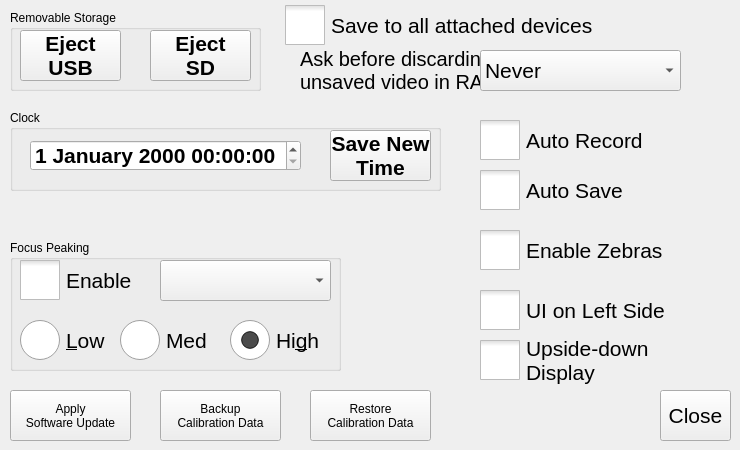
   <widget class="QWidget" name="tabMain">
    <attribute name="title">
     <string>Main</string>
    </attribute>
    <widget class="QPushButton" name="cmdSWUpdate">
     <property name="geometry">
      <rect>
       <x>10</x>
       <y>390</y>
       <width>121</width>
       <height>51</height>
      </rect>
     </property>
     <property name="text">
      <string>Apply
Software Update</string>
     </property>
    </widget>
    <widget class="QGroupBox" name="groupBoxClock">
     <property name="geometry">
      <rect>
       <x>10</x>
       <y>110</y>
       <width>431</width>
       <height>81</height>
      </rect>
     </property>
     <property name="title">
      <string>Clock</string>
     </property>
     <widget class="QDateTimeEdit" name="dateTimeEdit">
      <property name="geometry">
       <rect>
        <x>20</x>
        <y>30</y>
        <width>271</width>
        <height>31</height>
       </rect>
      </property>
      <property name="font">
       <font>
        <pointsize>16</pointsize>
        <weight>75</weight>
        <bold>true</bold>
       </font>
      </property>
      <property name="displayFormat">
       <string>d MMMM yyyy hh:mm:ss</string>
      </property>
     </widget>
     <widget class="QPushButton" name="cmdSetClock">
      <property name="geometry">
       <rect>
        <x>320</x>
        <y>20</y>
        <width>101</width>
        <height>51</height>
       </rect>
      </property>
      <property name="font">
       <font>
        <pointsize>16</pointsize>
        <weight>75</weight>
        <bold>true</bold>
       </font>
      </property>
      <property name="text">
       <string>Save New
Time</string>
      </property>
     </widget>
    </widget>
    <widget class="QPushButton" name="cmdClose">
     <property name="geometry">
      <rect>
       <x>660</x>
       <y>390</y>
       <width>71</width>
       <height>51</height>
      </rect>
     </property>
     <property name="font">
      <font>
       <pointsize>16</pointsize>
      </font>
     </property>
     <property name="text">
      <string>Close</string>
     </property>
    </widget>
    <widget class="QGroupBox" name="grpFocus">
     <property name="geometry">
      <rect>
       <x>10</x>
       <y>240</y>
       <width>331</width>
       <height>131</height>
      </rect>
     </property>
     <property name="title">
      <string>Focus Peaking</string>
     </property>
     <widget class="QCheckBox" name="chkFPEnable">
      <property name="geometry">
       <rect>
        <x>10</x>
        <y>20</y>
        <width>131</width>
        <height>41</height>
       </rect>
      </property>
      <property name="font">
       <font>
        <pointsize>16</pointsize>
       </font>
      </property>
      <property name="styleSheet">
       <string notr="true">QCheckBox::indicator {
     width: 40px;
     height: 40px;
}</string>
      </property>
      <property name="text">
       <string>Enable</string>
      </property>
      <property name="tristate">
       <bool>false</bool>
      </property>
     </widget>
     <widget class="QComboBox" name="comboFPColor">
      <property name="geometry">
       <rect>
        <x>150</x>
        <y>20</y>
        <width>171</width>
        <height>41</height>
       </rect>
      </property>
      <property name="font">
       <font>
        <pointsize>16</pointsize>
        <weight>75</weight>
        <italic>true</italic>
        <bold>true</bold>
       </font>
      </property>
     </widget>
     <widget class="QRadioButton" name="radioFPSensLow">
      <property name="geometry">
       <rect>
        <x>10</x>
        <y>80</y>
        <width>101</width>
        <height>41</height>
       </rect>
      </property>
      <property name="font">
       <font>
        <pointsize>16</pointsize>
       </font>
      </property>
      <property name="styleSheet">
       <string notr="true">QRadioButton::indicator {
     width: 40px;
     height: 40px;
}</string>
      </property>
      <property name="text">
       <string>&amp;Low</string>
      </property>
      <property name="checked">
       <bool>false</bool>
      </property>
     </widget>
     <widget class="QRadioButton" name="radioFPSensMed">
      <property name="geometry">
       <rect>
        <x>110</x>
        <y>80</y>
        <width>101</width>
        <height>41</height>
       </rect>
      </property>
      <property name="font">
       <font>
        <pointsize>16</pointsize>
       </font>
      </property>
      <property name="styleSheet">
       <string notr="true">QRadioButton::indicator {
     width: 40px;
     height: 40px;
}</string>
      </property>
      <property name="text">
       <string>Med</string>
      </property>
      <property name="checked">
       <bool>false</bool>
      </property>
     </widget>
     <widget class="QRadioButton" name="radioFPSensHigh">
      <property name="geometry">
       <rect>
        <x>220</x>
        <y>80</y>
        <width>101</width>
        <height>41</height>
       </rect>
      </property>
      <property name="font">
       <font>
        <pointsize>16</pointsize>
       </font>
      </property>
      <property name="styleSheet">
       <string notr="true">QRadioButton::indicator {
     width: 40px;
     height: 40px;
}</string>
      </property>
      <property name="text">
       <string>Hi&amp;gh</string>
      </property>
      <property name="checked">
       <bool>true</bool>
      </property>
     </widget>
    </widget>
    <widget class="QCheckBox" name="chkZebraEnable">
     <property name="geometry">
      <rect>
       <x>480</x>
       <y>230</y>
       <width>191</width>
       <height>41</height>
      </rect>
     </property>
     <property name="font">
      <font>
       <pointsize>16</pointsize>
      </font>
     </property>
     <property name="styleSheet">
      <string notr="true">QCheckBox::indicator {
     width: 40px;
     height: 40px;
}</string>
     </property>
     <property name="text">
      <string>Enable Zebras</string>
     </property>
     <property name="tristate">
      <bool>false</bool>
     </property>
    </widget>
    <widget class="QPushButton" name="cmdSaveCal">
     <property name="geometry">
      <rect>
       <x>160</x>
       <y>390</y>
       <width>121</width>
       <height>51</height>
      </rect>
     </property>
     <property name="text">
      <string>Backup
Calibration Data</string>
     </property>
    </widget>
    <widget class="QPushButton" name="cmdRestoreCal">
     <property name="geometry">
      <rect>
       <x>310</x>
       <y>390</y>
       <width>121</width>
       <height>51</height>
      </rect>
     </property>
     <property name="text">
      <string>Restore
Calibration Data</string>
     </property>
    </widget>
    <widget class="QGroupBox" name="grpEject">
     <property name="geometry">
      <rect>
       <x>10</x>
       <y>10</y>
       <width>251</width>
       <height>81</height>
      </rect>
     </property>
     <property name="title">
      <string>Removable Storage</string>
     </property>
     <widget class="QPushButton" name="cmdEjectSD">
      <property name="geometry">
       <rect>
        <x>140</x>
        <y>20</y>
        <width>101</width>
        <height>51</height>
       </rect>
      </property>
      <property name="font">
       <font>
        <pointsize>16</pointsize>
        <weight>75</weight>
        <bold>true</bold>
       </font>
      </property>
      <property name="text">
       <string>Eject
SD</string>
      </property>
     </widget>
     <widget class="QPushButton" name="cmdEjectUSB">
      <property name="geometry">
       <rect>
        <x>10</x>
        <y>20</y>
        <width>101</width>
        <height>51</height>
       </rect>
      </property>
      <property name="font">
       <font>
        <pointsize>16</pointsize>
        <weight>75</weight>
        <bold>true</bold>
       </font>
      </property>
      <property name="text">
       <string>Eject
USB</string>
      </property>
     </widget>
    </widget>
    <widget class="QCheckBox" name="chkAutoSave">
     <property name="geometry">
      <rect>
       <x>480</x>
       <y>170</y>
       <width>151</width>
       <height>41</height>
      </rect>
     </property>
     <property name="font">
      <font>
       <pointsize>16</pointsize>
      </font>
     </property>
     <property name="styleSheet">
      <string notr="true">QCheckBox::indicator {
     width: 40px;
     height: 40px;
}</string>
     </property>
     <property name="text">
      <string>Auto Save</string>
     </property>
     <property name="tristate">
      <bool>false</bool>
     </property>
    </widget>
    <widget class="QCheckBox" name="chkAutoRecord">
     <property name="geometry">
      <rect>
       <x>480</x>
       <y>120</y>
       <width>191</width>
       <height>41</height>
      </rect>
     </property>
     <property name="font">
      <font>
       <pointsize>16</pointsize>
      </font>
     </property>
     <property name="styleSheet">
      <string notr="true">QCheckBox::indicator {
     width: 40px;
     height: 40px;
}</string>
     </property>
     <property name="text">
      <string>Auto Record</string>
     </property>
     <property name="tristate">
      <bool>false</bool>
     </property>
    </widget>
    <widget class="QLabel" name="lblUnsavedVideoLabel">
     <property name="geometry">
      <rect>
       <x>300</x>
       <y>40</y>
       <width>211</width>
       <height>61</height>
      </rect>
     </property>
     <property name="font">
      <font>
       <pointsize>15</pointsize>
      </font>
     </property>
     <property name="text">
      <string>Ask before discarding
unsaved video in RAM</string>
     </property>
     <property name="checked" stdset="0">
      <bool>true</bool>
     </property>
    </widget>
    <widget class="QCheckBox" name="chkUiOnLeft">
     <property name="geometry">
      <rect>
       <x>480</x>
       <y>290</y>
       <width>201</width>
       <height>41</height>
      </rect>
     </property>
     <property name="font">
      <font>
       <pointsize>16</pointsize>
      </font>
     </property>
     <property name="styleSheet">
      <string notr="true">QCheckBox::indicator {
     width: 40px;
     height: 40px;
}</string>
     </property>
     <property name="text">
      <string>UI on Left Side</string>
     </property>
     <property name="tristate">
      <bool>false</bool>
     </property>
    </widget>
    <widget class="QCheckBox" name="chkUpsideDownDisplay">
     <property name="geometry">
      <rect>
       <x>480</x>
       <y>330</y>
       <width>171</width>
       <height>61</height>
      </rect>
     </property>
     <property name="font">
      <font>
       <pointsize>16</pointsize>
      </font>
     </property>
     <property name="styleSheet">
      <string notr="true">QCheckBox::indicator {
     width: 40px;
     height: 40px;
}</string>
     </property>
     <property name="text">
      <string>Upside-down
Display</string>
     </property>
     <property name="tristate">
      <bool>false</bool>
     </property>
    </widget>
    <widget class="QComboBox" name="comboDisableUnsavedWarning">
     <property name="geometry">
      <rect>
       <x>480</x>
       <y>50</y>
       <width>201</width>
       <height>41</height>
      </rect>
     </property>
     <property name="font">
      <font>
       <pointsize>16</pointsize>
      </font>
     </property>
     <item>
      <property name="text">
       <string>Never</string>
      </property>
     </item>
     <item>
      <property name="text">
       <string>If not reviewed</string>
      </property>
     </item>
     <item>
      <property name="text">
       <string>Always</string>
      </property>
     </item>
    </widget>

    <widget class="QCheckBox" name="chkSaveToAllDevices">
     <property name="geometry">
      <rect>
       <x>285</x>
       <y>5</y>
       <width>316</width>
       <height>41</height>
      </rect>
     </property>
     <property name="font">
      <font>
       <pointsize>16</pointsize>
      </font>
     </property>
     <property name="styleSheet">
      <string notr="true">QCheckBox::indicator {
     width: 40px;
     height: 40px;
}</string>
     </property>
     <property name="text">
      <string>Save to all attached devices</string>
     </property>
     <property name="tristate">
      <bool>false</bool>
     </property>
    </widget>

   </widget>
